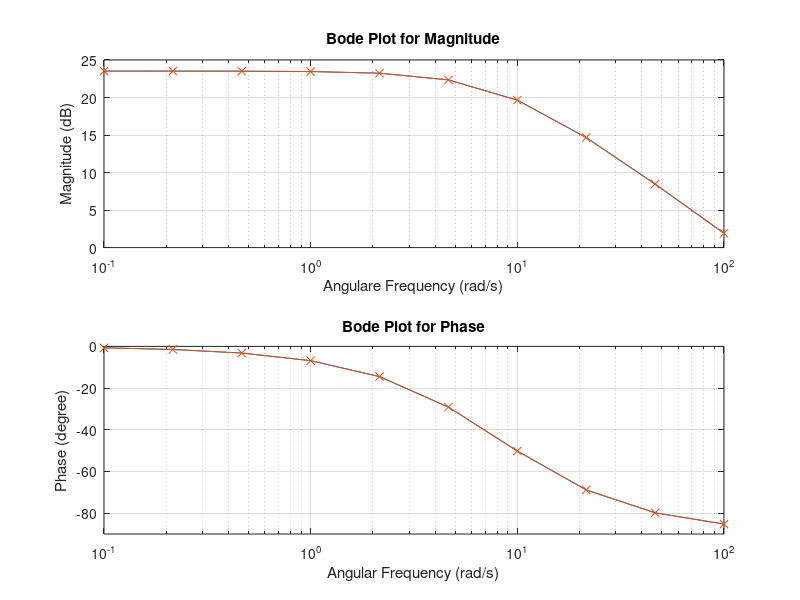

MATLAB code for this plot:
 
%Lab 2 Preliminary Work 
%Author: Mehmet Berk Şahin
%ID: 21703190
%---------------------------Question 1-----------------------------
% w = logspace(-1,2,100); 
% for k = 1:100
%     s = 1i * w(k);
%     G(k) = 15 / (0.12*s+1); 
% end
% subplot(2,1,1)
% semilogx(w,20*log10(abs(G))); 
% title("Magntude vs. Frequency");
% ylabel("Magnitude");
% xlabel("Frequency");
% grid on
% subplot(2,1,2)
% semilogx(w,angle(G)*180/pi) 
% title("Phase vs. Frequency");
% ylabel("Phase");
% xlabel("Frequency");
% grid on
%-------------------------Question 2-------------------------------
t = 0:0.001:10;
Gp = zeros(1,10); %Transfer function
Am = zeros(1,10); %Amplitude
Phi = zeros(1,10); %Phase
w = logspace(-1, 2, 10); %frequencies

for k = 1:10
    s = 1i * w(k);
    Gp(k) = 15 / ( 0.12 * s + 1 );
    input = cos( w(k) * t ); % sinusoidal signal
    output = input * Gp(k); % sin signal is applied in time domain
    
    INPUT = fft(input); % input's frequency response
    OUTPUT = fft(output); % output's frequency response
    
    [MaxInp, LocInp] = max(abs(INPUT));
    MaxOut = max(abs(OUTPUT(LocInp)));
    
    Am(k) = MaxOut / MaxInp; % magnitude of transfer function
    Phi(k) = angle( OUTPUT(LocInp) ) - angle( INPUT(LocInp) ); %phase of the transfer function 
    
end

figure('Name', 'Bode Plot Of Transfer Function');
subplot(2,1,1);
semilogx(w, 20*log10(abs(Gp))); %Magnitude (First Plot)
grid ON;
hold ON;
%semilogx(w, 20*log10(Am), 'x' );
semilogx(w, 20*log10(Am), 'x-' ); %for interpolation of sample points
title( 'Bode Plot for Magnitude' );
xlabel( 'Angulare Frequency (rad/s)' );
ylabel( 'Magnitude (dB)' );
subplot(2,1,2);
semilogx(w, angle(Gp) * 180/pi ); 
grid ON;
hold ON;
%semilogx(w, Phi * 180/pi, 'x' );
semilogx(w, Phi * 180/pi, 'x-' ); % for interpolation of sample points
ylim([-90 0]);
title( 'Bode Plot for Phase' );
xlabel( 'Angular Frequency (rad/s)' );
ylabel( 'Phase (degree)' );

